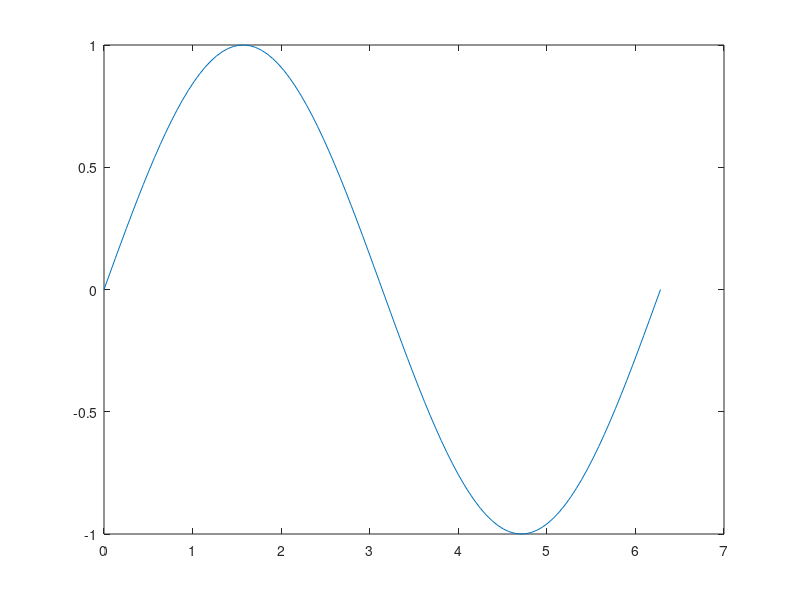

Write MATLAB code to recreate this figure.
clear
clc

% Range
% x = 1 : 5

% SinusSoidal
x = linspace(0,2*pi,100);
y = sin(x);

plot(x,y) % Membuat Grafik 1 Koordinat
